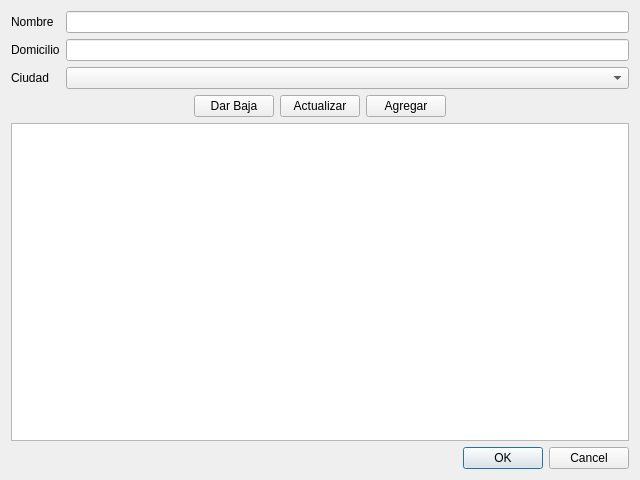
<?xml version="1.0" encoding="UTF-8"?>
<ui version="4.0">
 <class>abm_institucion_medica</class>
 <widget class="QDialog" name="abm_institucion_medica">
  <property name="geometry">
   <rect>
    <x>0</x>
    <y>0</y>
    <width>640</width>
    <height>480</height>
   </rect>
  </property>
  <property name="windowTitle">
   <string>Administrar Instituciones Médicas</string>
  </property>
  <layout class="QVBoxLayout" name="verticalLayout">
   <item>
    <layout class="QFormLayout" name="lyt_form">
     <item row="0" column="0">
      <widget class="QLabel" name="label">
       <property name="text">
        <string>Nombre</string>
       </property>
      </widget>
     </item>
     <item row="0" column="1">
      <widget class="QLineEdit" name="lineEdit"/>
     </item>
     <item row="1" column="0">
      <widget class="QLabel" name="label_2">
       <property name="text">
        <string>Domicilio</string>
       </property>
      </widget>
     </item>
     <item row="1" column="1">
      <widget class="QLineEdit" name="lineEdit_2"/>
     </item>
     <item row="2" column="0">
      <widget class="QLabel" name="label_3">
       <property name="text">
        <string>Ciudad</string>
       </property>
      </widget>
     </item>
     <item row="2" column="1">
      <widget class="QComboBox" name="cbox_ciudad"/>
     </item>
    </layout>
   </item>
   <item>
    <layout class="QHBoxLayout" name="horizontalLayout">
     <item>
      <spacer name="hspc_izquierda_botones">
       <property name="orientation">
        <enum>Qt::Horizontal</enum>
       </property>
       <property name="sizeHint" stdset="0">
        <size>
         <width>40</width>
         <height>20</height>
        </size>
       </property>
      </spacer>
     </item>
     <item>
      <widget class="QPushButton" name="btn_baja">
       <property name="text">
        <string>Dar Baja</string>
       </property>
      </widget>
     </item>
     <item>
      <widget class="QPushButton" name="btn_actualizar">
       <property name="text">
        <string>Actualizar</string>
       </property>
      </widget>
     </item>
     <item>
      <widget class="QPushButton" name="btn_agregar">
       <property name="text">
        <string>Agregar</string>
       </property>
      </widget>
     </item>
     <item>
      <spacer name="hspc_derecha_botones">
       <property name="orientation">
        <enum>Qt::Horizontal</enum>
       </property>
       <property name="sizeHint" stdset="0">
        <size>
         <width>40</width>
         <height>20</height>
        </size>
       </property>
      </spacer>
     </item>
    </layout>
   </item>
   <item>
    <widget class="QTableView" name="table_instituciones"/>
   </item>
   <item>
    <widget class="QDialogButtonBox" name="buttonBox">
     <property name="standardButtons">
      <set>QDialogButtonBox::Cancel|QDialogButtonBox::Ok</set>
     </property>
    </widget>
   </item>
  </layout>
 </widget>
 <resources/>
 <connections/>
</ui>
